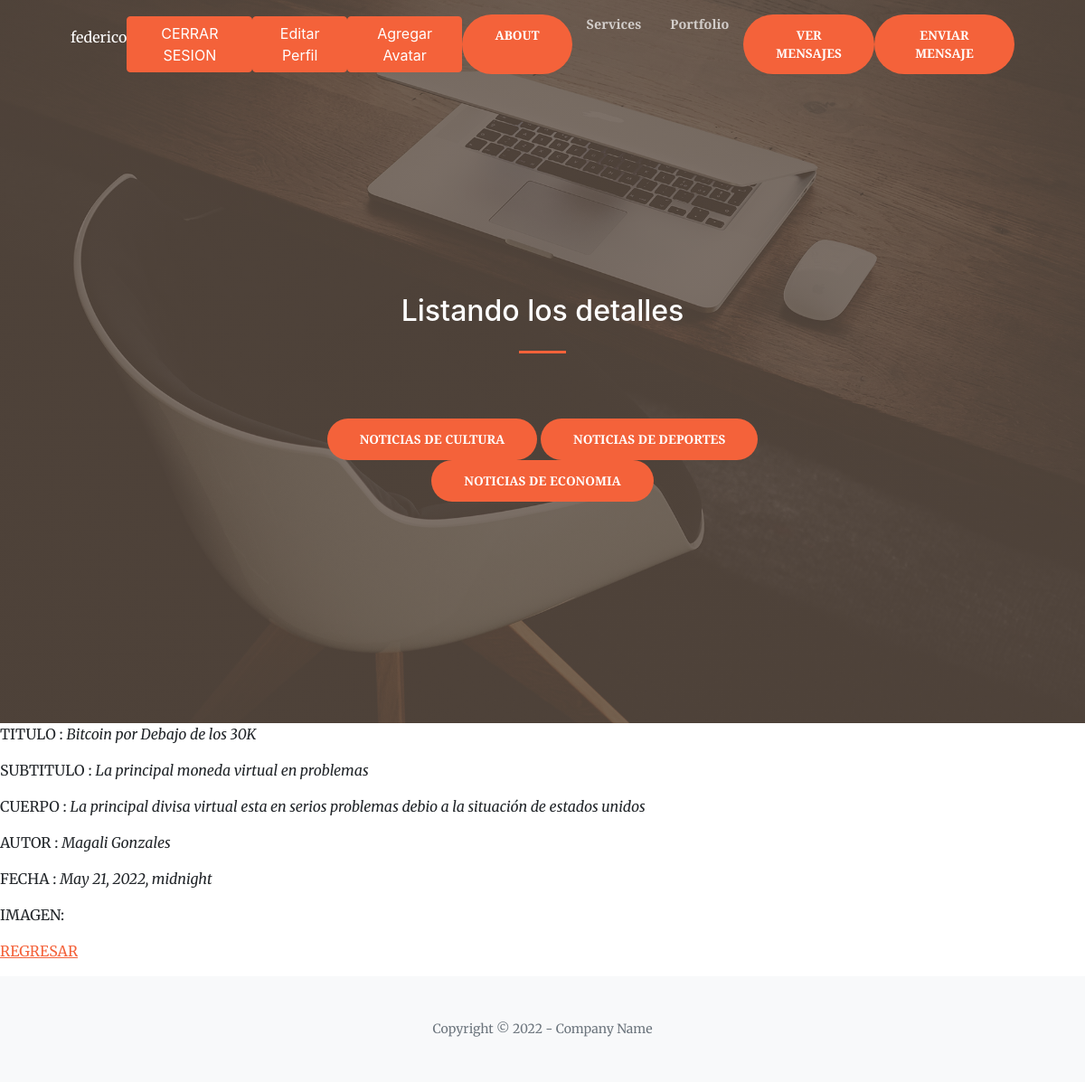
The app's page /AppBlog/new/7 (signed in) with its own data.
### AppBlog/models.py (models this page shows, shortened)
class Culture(models.Model):
    titulo = models.CharField(max_length=50)
    subtitulo= models.CharField(max_length=50)
    cuerpo = models.CharField(max_length=150)
    autor = models.CharField(max_length=50)
    fecha = models.DateTimeField(max_length=50)
    imagen = models.ImageField(upload_to='posteo', blank=True, null=True)

### AppBlog/views.py (the view)
# urls.py: path('new/<pk>', CultureDetalle.as_view(), name='culture_detalle'),
class CultureDetalle(LoginRequiredMixin,DetailView):
    model = Culture
    template_name = 'AppBlog/culture_detalle.html'

### AppBlog/templates/AppBlog/culture_detalle.html (shortened to what this page needs)
{% extends "AppBlog/padre.html" %}
{% load static %}
{% block titulo %}
<h2 style="color:white">Listando los detalles</h2>
{% endblock %}
{% block cuerpo %}
<p>TITULO : <i>{{culture.titulo}}</i></p>
<p>SUBTITULO : <i>{{culture.subtitulo}}</i></p>
<p>CUERPO : <i>{{culture.cuerpo}}</i></p>
<p>AUTOR : <i>{{culture.autor}}</i></p>
<p>FECHA : <i>{{culture.fecha}}</i></p>
<p>IMAGEN: </p>
<p>
    <a href="{% url 'culture_listar' %}">REGRESAR</a>
</p>
{% endblock %}

### AppBlog/templates/AppBlog/padre.html (shortened to what this page needs)
<!DOCTYPE html>
<html lang="en">
    <head>
        {% load static %}
        <link href="https://cdn.jsdelivr.net/npm/bootstrap-icons@1.5.0/font/bootstrap-icons.css" rel="stylesheet" />
        <link href="https://cdnjs.cloudflare.com/ajax/libs/SimpleLightbox/2.1.0/simpleLightbox.min.css" rel="stylesheet" />
        <link href="{% static 'AppBlog/css/styles.css'%}" rel="stylesheet" />
    </head>
    <body id="page-top">
        <nav class="navbar navbar-expand-lg navbar-light fixed-top py-3" id="mainNav">
            <div class="container px-4 px-lg-5">
                {% if not request.user.is_authenticated %}
                <a class="btn btn-primary btn-xl" href="{% url 'login' %}">Iniciar Sesion</a>
                <a class="btn btn-primary btn-xl" href="{% url 'register' %}">Registrarme</a>
                {% else %}
                <p style="color: white">{{user}}</p>
                <a class="btn btn-primary " href="{% url 'logout' %}">CERRAR SESION</a>
                <a class="btn btn-primary" href="{% url 'editarPerfil' %}">Editar Perfil</a>
                <a class="btn btn-primary" href="{% url 'agregarAvatar' %}">Agregar Avatar</a>
                {% endif %}
                <div class="collapse navbar-collapse" id="navbarResponsive">
                    <ul class="navbar-nav ms-auto my-2 my-lg-0">
                        <a class="btn btn-primary btn-xl" href="{% url 'about'%}">About</a>
                        <li class="nav-item"><a class="nav-link" href="#services">Services</a></li>
                        <li class="nav-item"><a class="nav-link" href="#portfolio">Portfolio</a></li>
                        {% if not request.user.is_authenticated %}
                        <a class="btn btn-primary btn-xl" href="#">Centro de Mensajes</a>
                        {% else %}
                        <a class="btn btn-primary btn-xl" href="#">Ver mensajes</a>
                        <a class="btn btn-primary btn-xl" href="#">Enviar Mensaje</a>
                        {% endif %}
                    </ul>
                </div>
            </div>
        </nav>
        <header class="masthead">
            <div class="container px-4 px-lg-5 h-100">
                <div class="row gx-4 gx-lg-5 h-100 align-items-center justify-content-center text-center">
                    <div class="col-lg-8 align-self-end">
                        <h1 class="text-white font-weight-bold">{% block titulo %}{% endblock %}</h1>
                        <hr class="divider" />
                    </div>
                    <div class="col-lg-8 align-self-baseline">
                        <a class="btn btn-primary btn-xl" href="{% url 'culture_listar' %}">Noticias de Cultura</a>
                        <a class="btn btn-primary btn-xl" href="{% url 'culture_listar' %}">Noticias de Deportes</a>
                        <a class="btn btn-primary btn-xl" href="{% url 'culture_listar' %}">Noticias de Economia</a>
                    </div>
                </div>
            </div>
        </header>
        {% block cuerpo %}
        {% endblock%}
        <footer class="bg-light py-5">
            <div class="container px-4 px-lg-5"><div class="small text-center text-muted">Copyright &copy; 2022 - Company Name</div></div>
        </footer>
    </body>
</html>

### records on screen
Culture: titulo "Bitcoin por Debajo de los 30K", subtitulo "La principal moneda virtual en problemas", cuerpo "La principal divisa virtual esta en serios problemas debio a la situación de estados unidos", autor "Magali Gonzales", fecha "May 21, 2022, midnight"

### other values on screen
{{ user }} "federico"
